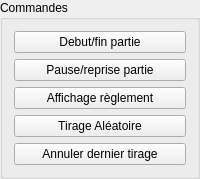
                                                 <widget class="QGroupBox" name="CommandsBox">
                                                     <property name="sizePolicy">
                                                         <sizepolicy hsizetype="Preferred" vsizetype="Preferred">
                                                             <horstretch>0</horstretch>
                                                             <verstretch>1</verstretch>
                                                         </sizepolicy>
                                                     </property>
                                                     <property name="minimumSize">
                                                         <size>
                                                             <width>180</width>
                                                             <height>150</height>
                                                         </size>
                                                     </property>
                                                     <property name="title">
                                                         <string>Commandes</string>
                                                     </property>
                                                     <layout class="QVBoxLayout" name="verticalLayout_2">
                                                         <item>
                                                             <widget class="QPushButton" name="StartEndGameRound">
                                                                 <property name="minimumSize">
                                                                     <size>
                                                                         <width>0</width>
                                                                         <height>20</height>
                                                                     </size>
                                                                 </property>
                                                                 <property name="text">
                                                                     <string>Debut/fin partie</string>
                                                                 </property>
                                                                 <property name="icon">
                                                                     <iconset
                                                                             resource="../../../resources/EvenementLoto.qrc">
                                                                         <normaloff>
                                                                             :/icons/icons/submit-for-approval.png</normaloff>
                                                                         :/icons/icons/submit-for-approval.png
                                                                     </iconset>
                                                                 </property>
                                                                 <property name="flat">
                                                                     <bool>false</bool>
                                                                 </property>
                                                             </widget>
                                                         </item>
                                                         <item>
                                                             <widget class="QPushButton" name="PauseResumeGame">
                                                                 <property name="minimumSize">
                                                                     <size>
                                                                         <width>0</width>
                                                                         <height>20</height>
                                                                     </size>
                                                                 </property>
                                                                 <property name="text">
                                                                     <string>Pause/reprise partie</string>
                                                                 </property>
                                                                 <property name="icon">
                                                                     <iconset>
                                                                         <normaloff>
                                                                             :/icons/icons/hourglass.png
                                                                         </normaloff>
                                                                         :/icons/icons/hourglass.png
                                                                     </iconset>
                                                                 </property>
                                                             </widget>
                                                         </item>
                                                         <item>
                                                             <widget class="QPushButton" name="DisplayRules">
                                                                 <property name="minimumSize">
                                                                     <size>
                                                                         <width>0</width>
                                                                         <height>20</height>
                                                                     </size>
                                                                 </property>
                                                                 <property name="text">
                                                                     <string>Affichage règlement</string>
                                                                 </property>
                                                                 <property name="icon">
                                                                     <iconset
                                                                             resource="../../../resources/EvenementLoto.qrc">
                                                                         <normaloff>
                                                                             :/icons/icons/terms-and-conditions.png</normaloff>
                                                                         :/icons/icons/terms-and-conditions.png
                                                                     </iconset>
                                                                 </property>
                                                             </widget>
                                                         </item>
                                                         <item>
                                                             <widget class="QPushButton" name="RandomPick">
                                                                 <property name="minimumSize">
                                                                     <size>
                                                                         <width>0</width>
                                                                         <height>20</height>
                                                                     </size>
                                                                 </property>
                                                                 <property name="text">
                                                                     <string>Tirage Aléatoire</string>
                                                                 </property>
                                                                 <property name="icon">
                                                                     <iconset
                                                                             resource="../../../resources/EvenementLoto.qrc">
                                                                         <normaloff>:/icons/icons/dice.png</normaloff>
                                                                         :/icons/icons/dice.png
                                                                     </iconset>
                                                                 </property>
                                                             </widget>
                                                         </item>
                                                         <item>
                                                             <widget class="QPushButton" name="CancelLastPick">
                                                                 <property name="sizePolicy">
                                                                     <sizepolicy hsizetype="Minimum" vsizetype="Fixed">
                                                                         <horstretch>0</horstretch>
                                                                         <verstretch>0</verstretch>
                                                                     </sizepolicy>
                                                                 </property>
                                                                 <property name="minimumSize">
                                                                     <size>
                                                                         <width>0</width>
                                                                         <height>20</height>
                                                                     </size>
                                                                 </property>
                                                                 <property name="text">
                                                                     <string>Annuler dernier tirage</string>
                                                                 </property>
                                                                 <property name="icon">
                                                                     <iconset
                                                                             resource="../../../resources/EvenementLoto.qrc">
                                                                         <normaloff>
                                                                             :/icons/icons/countdown.png</normaloff>
                                                                         :/icons/icons/countdown.png
                                                                     </iconset>
                                                                 </property>
                                                             </widget>
                                                         </item>
                                                     </layout>
                                                 </widget>
